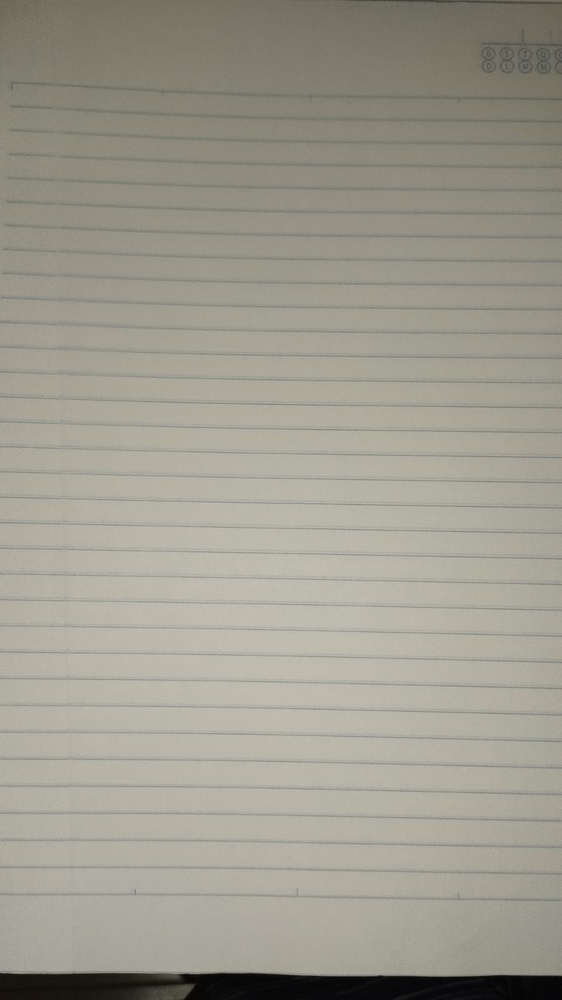
#> input picture caderno_vazio.jpg, 562 x 1000 px, shrunk from 900 x 1600 before the run
$ python escrever_caderno.py
#> lines starting #> are read from the running program, lines starting #| are printed output that depends on the picture
from PIL import Image, ImageDraw, ImageFont
import textwrap

def escrever_na_folha(caminho_imagem, texto, caminho_fonte, caminho_saida):
#> called with caminho_imagem = 'caderno_vazio.jpg', caminho_fonte = 'IndieFlower-Regular.ttf', caminho_saida = 'redacao_final.jpg'
    try:
        # 1. Abre a imagem do caderno em branco
        imagem = Image.open(caminho_imagem)
#> imagem is the input picture: PIL image 562x1000 RGB; mean R, G, B 158.2, 155.5, 143.3
        desenhar = ImageDraw.Draw(imagem)

        # 2. Configurações da Fonte
        tamanho_fonte = 35 # Ajuste conforme o tamanho da sua imagem
        fonte = ImageFont.truetype(caminho_fonte, tamanho_fonte)

        # 3. Configurações de Posição (Você precisará ajustar esses valores testando na sua foto)
        margem_esquerda = 80    # Distância da borda esquerda até começar a escrever (em pixels)
        posicao_y = 130          # Distância do topo até a primeira linha (em pixels)
        espacamento_linha = 40   # Distância entre uma linha e outra (para encaixar na pauta do caderno)
        caracteres_por_linha = 55 # Quantidade de letras antes de pular de linha

        # Cor da "caneta" no formato RGB (aqui está um azul escuro de caneta esferográfica)
        cor_caneta = (15, 30, 120)

        # 4. Processamento do Texto
        # Divide o texto em parágrafos para respeitar as quebras de linha originais
        paragrafos = texto.split('\n')

        for paragrafo in paragrafos:
            # Pula linhas vazias
            if not paragrafo.strip():
                posicao_y += espacamento_linha
                continue

            # Quebra o parágrafo em linhas menores para caber na folha
            linhas_quebradas = textwrap.wrap(paragrafo, width=caracteres_por_linha)

            # Adiciona o recuo (parágrafo) na primeira linha
            linhas_quebradas[0] = "      " + linhas_quebradas[0]

            for linha in linhas_quebradas:
                # Desenha o texto na imagem
                desenhar.text((margem_esquerda, posicao_y), linha, font=fonte, fill=cor_caneta)

                # Desce para a próxima linha do caderno
                posicao_y += espacamento_linha
#> after the loop, posicao_y = 2490

        # 5. Salva a imagem final
        imagem.save(caminho_saida)
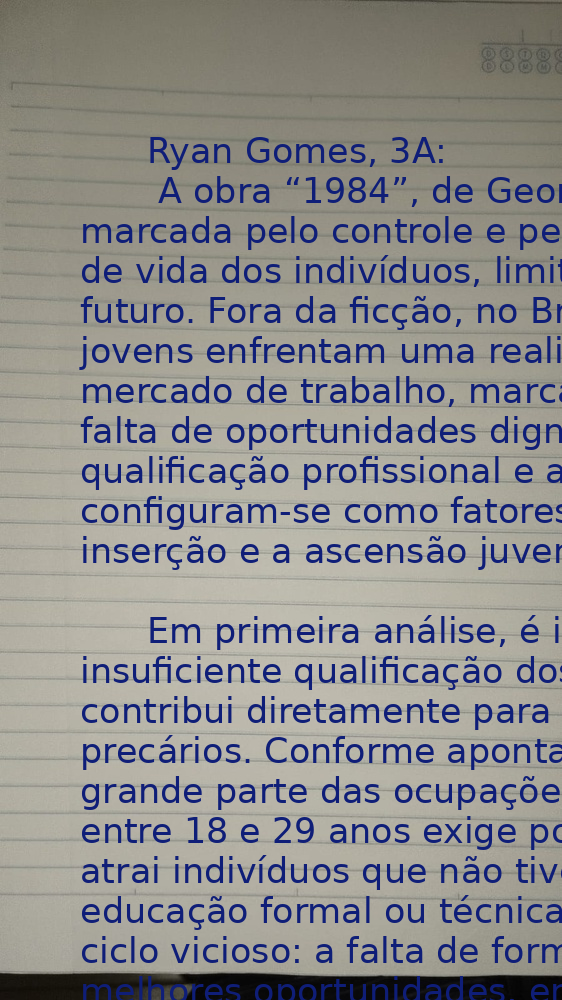
#> saved as redacao_final.jpg: PIL image 562x1000 RGB; mean R, G, B 140.6, 140, 140
        print(f"Sucesso! Sua redação foi salva em: {caminho_saida}")

    except Exception as e:
        print(f"Ocorreu um erro: {e}")

# ==========================================
# COMO USAR O SCRIPT
# ==========================================

# Cole sua redação aqui dentro das três aspas
minha_redacao = """Ryan Gomes, 3A:
 A obra “1984”, de George Orwell, retrata uma sociedade marcada pelo controle e pela manipulação das condições de vida dos indivíduos, limitando suas perspectivas de futuro. Fora da ficção, no Brasil contemporâneo, muitos jovens enfrentam uma realidade igualmente restritiva no mercado de trabalho, marcada pela precarização e pela falta de oportunidades dignas. Nesse contexto, a baixa qualificação profissional e a informalidade estrutural configuram-se como fatores centrais que comprometem a inserção e a ascensão juvenil no mundo laboral.

Em primeira análise, é importante destacar que a insuficiente qualificação dos jovens brasileiros contribui diretamente para sua inserção em empregos precários. Conforme apontado nos textos motivadores, grande parte das ocupações que concentram trabalhadores entre 18 e 29 anos exige pouca especialização, o que atrai indivíduos que não tiveram acesso adequado à educação formal ou técnica. Dessa forma, cria-se um ciclo vicioso: a falta de formação limita o acesso a melhores oportunidades, enquanto os empregos disponíveis não oferecem condições para o desenvolvimento profissional. Assim, perpetua-se a vulnerabilidade dessa parcela da população, dificultando a construção de carreiras estáveis.

Ademais, a alta taxa de informalidade agrava ainda mais esse cenário. Dados indicam que cerca de 40% dos jovens ocupados estão inseridos em trabalhos informais, o que evidencia a precariedade das relações de trabalho no país. Nesse sentido, a ausência de direitos trabalhistas, como férias remuneradas e previdência social, compromete não apenas a segurança financeira imediata, mas também o futuro desses trabalhadores. Paralelamente, a concorrência com profissionais mais experientes e a rejeição a empregos formais mal remunerados — vistos como desgastantes e pouco atrativos — reforçam a instabilidade enfrentada pelos jovens, que, muitas vezes, optam por alternativas igualmente inseguras, como o trabalho autônomo sem garantias.

Portanto, torna-se evidente que a precarização do trabalho juvenil no Brasil decorre de fatores estruturais que exigem intervenções efetivas. Para mitigar esse problema, cabe ao Ministério da Educação, em parceria com o Ministério do Trabalho, ampliar o acesso a cursos técnicos e programas de qualificação profissional, por meio da criação de políticas públicas voltadas à capacitação gratuita e de qualidade para jovens de baixa renda. Além disso, o governo federal deve incentivar a formalização do trabalho juvenil, mediante a concessão de benefícios fiscais às empresas que contratarem jovens em regime CLT, garantindo direitos e estabilidade. Com isso, será possível promover melhores condições de inserção no mercado de trabalho e assegurar perspectivas mais promissoras para a juventude brasileira."""

# Substitua pelos nomes dos seus arquivos reais
IMAGEM_CADERNO = "caderno_vazio.jpg"
ARQUIVO_FONTE = "IndieFlower-Regular.ttf" # Nome do arquivo de fonte que você baixou
IMAGEM_PRONTA = "redacao_final.jpg"

# Executa a função
escrever_na_folha(IMAGEM_CADERNO, minha_redacao, ARQUIVO_FONTE, IMAGEM_PRONTA)
